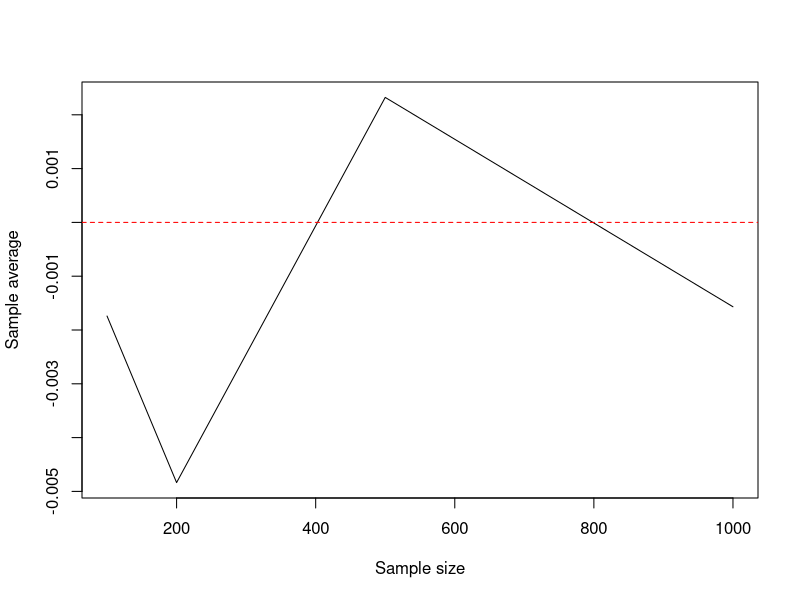
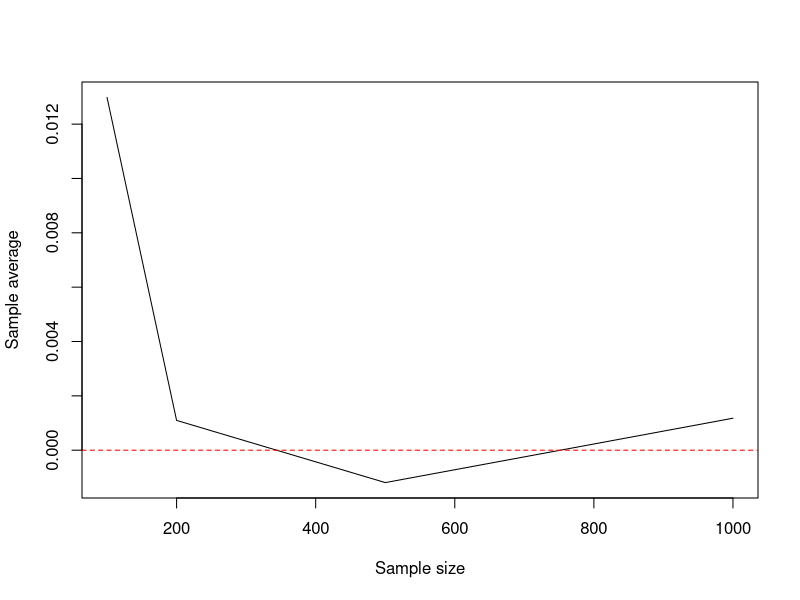
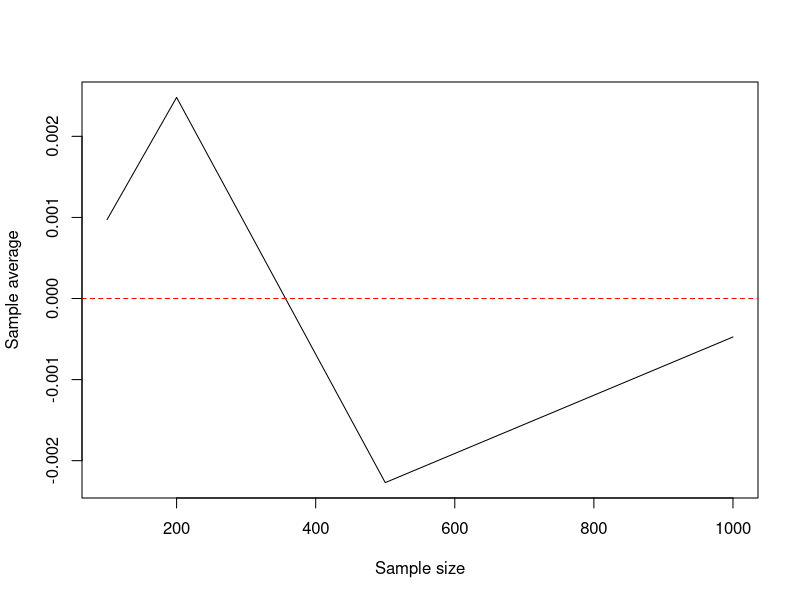
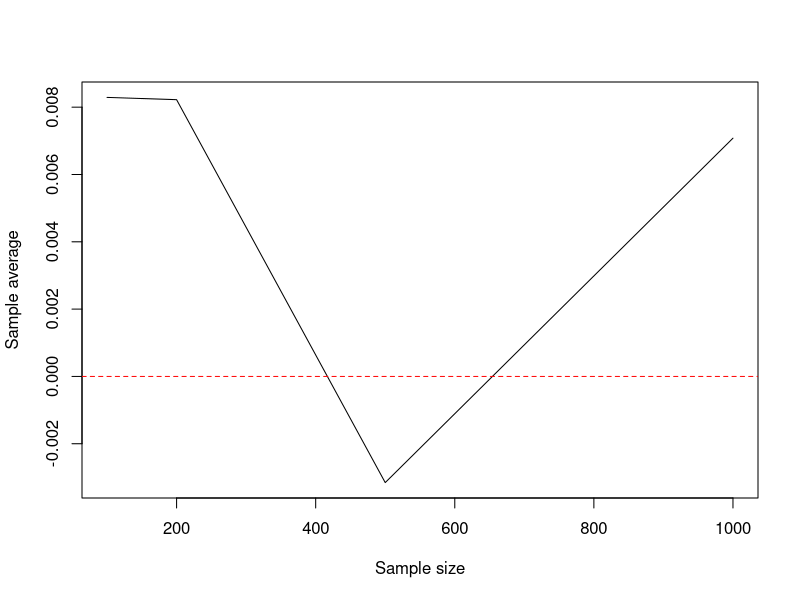
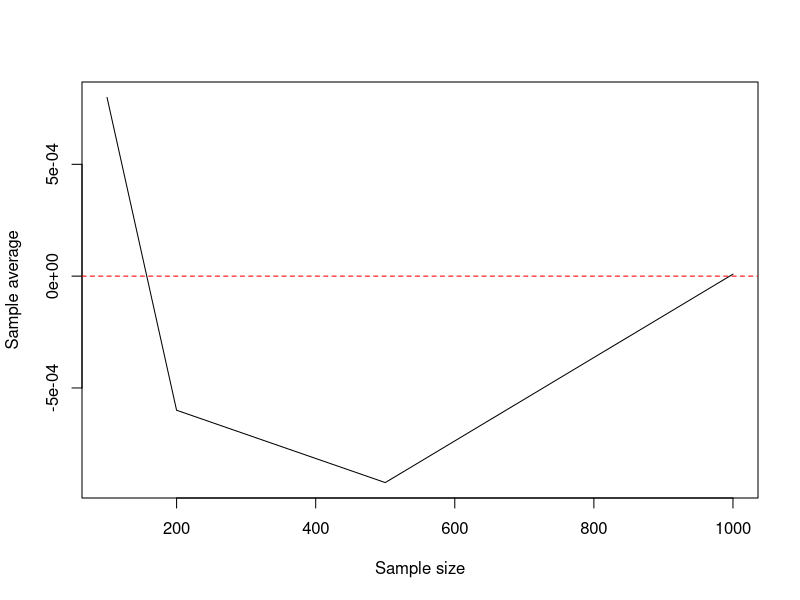
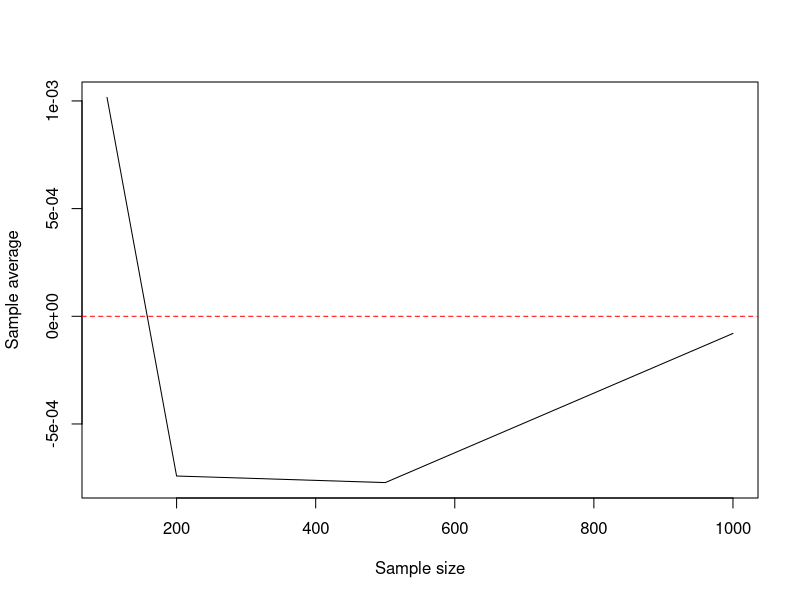
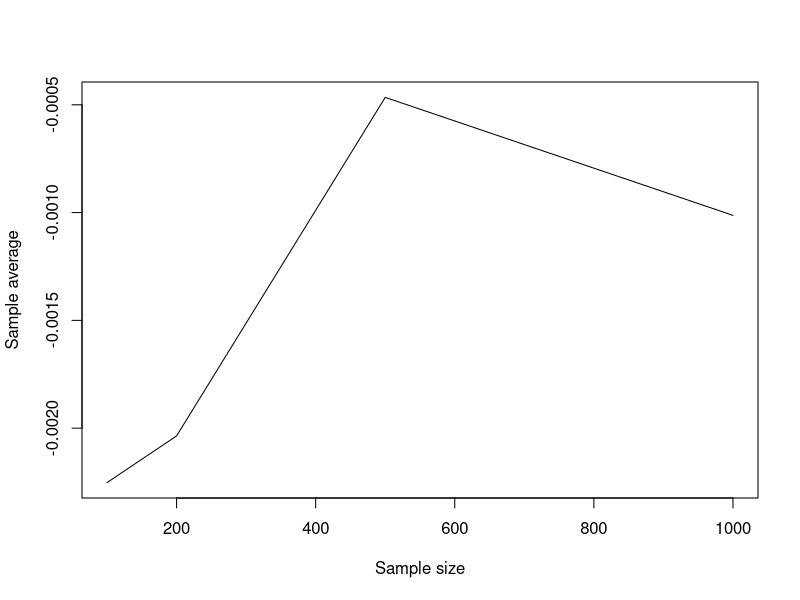
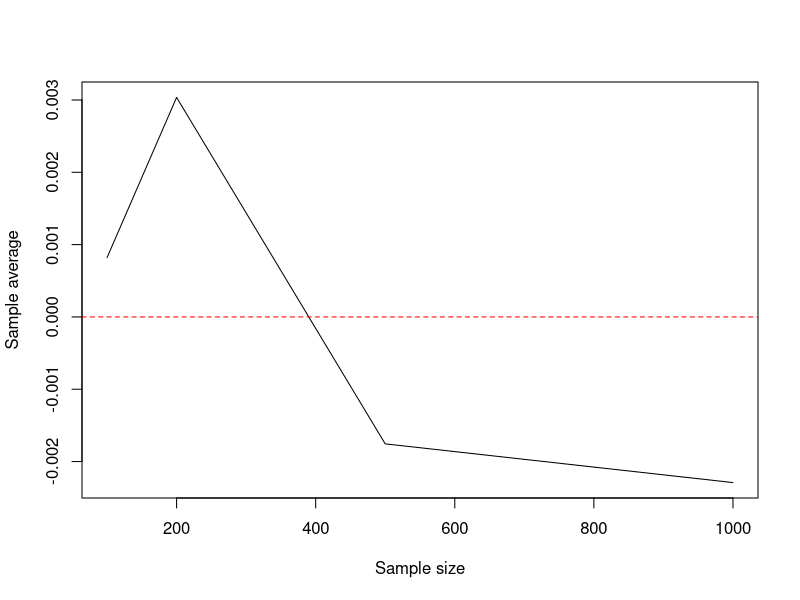

Write R code to recreate these figures, in order. (Note: this script raises an error after producing the figures.)
Student_LNM <- function(n = c(1000, 10000, 100000, 1000000), r = c(2, 3, 4, 5), samples_n, sample_size) 
{
  for (samples_n in n) 
  {
    for (val_r in r) 
    {
      sample_average <- matrix(nrow = samples_n, ncol = length(sample_size))
      
      for (i in 1:length(sample_size)) 
      {
        samples <- matrix(rt(samples_n * sample_size[i], df = r), ncol = sample_size[i])
        sample_average[, i] <- apply(samples, 1, mean)
      }
      
      plot(sample_size, colMeans(sample_average), type = "l", xlab = "Sample size", ylab = "Sample average")
      
      abline(h = 0, col = "red", lty = 2)
    }
  }
}

Student_LNM(samples_n = 100, sample_size = c(100, 200, 500, 1000))
